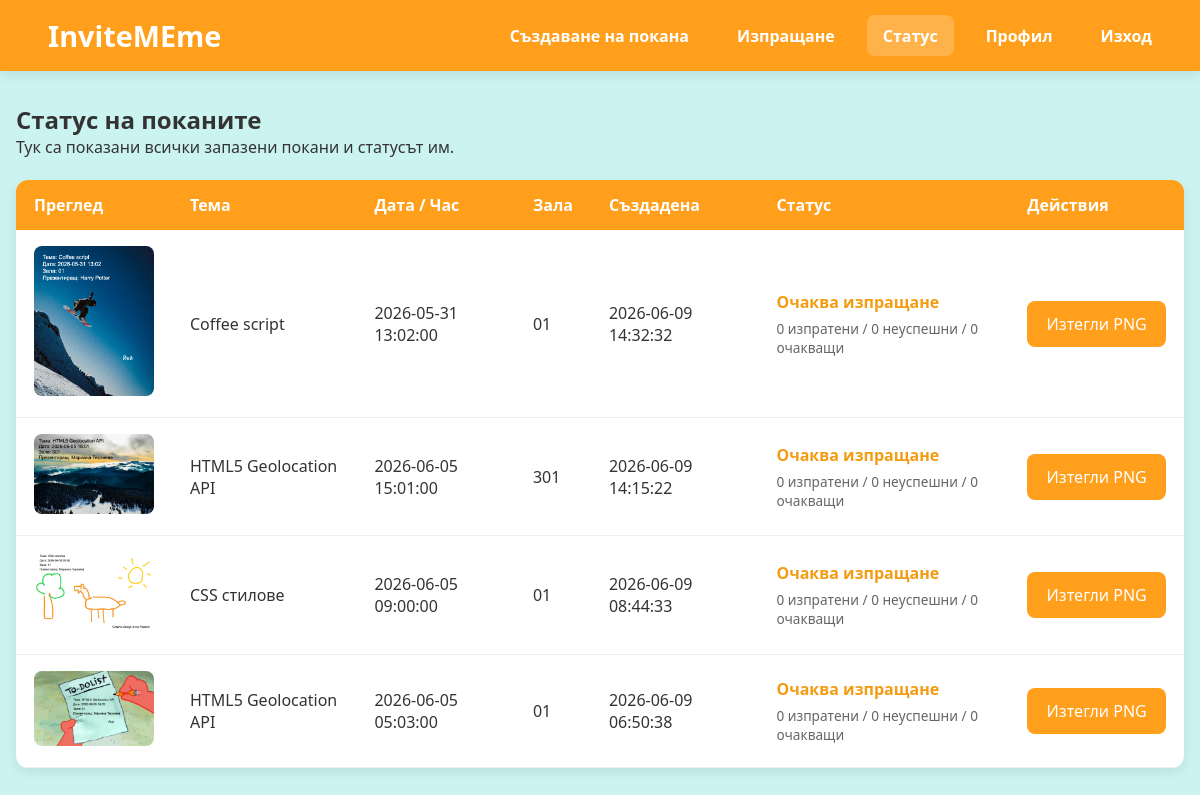
The app's page /status.php (signed in) with its own data.
### tables this page shows
CREATE TABLE IF NOT EXISTS invitations (
    id INT AUTO_INCREMENT PRIMARY KEY,
    user_id INT NOT NULL,
    edition_id INT NOT NULL,
    template_id INT NULL,

    title VARCHAR(255) NOT NULL,
    presentation_date DATE NOT NULL,
    presentation_time TIME NOT NULL,
    room VARCHAR(100) NOT NULL,
    description TEXT NULL,
    generated_image_path VARCHAR(255) NULL,

    created_at TIMESTAMP DEFAULT CURRENT_TIMESTAMP,

    FOREIGN KEY (user_id)
        REFERENCES users(id),

    FOREIGN KEY (template_id)
        REFERENCES invitation_templates(id),

    FOREIGN KEY (edition_id)
        REFERENCES course_editions(id)
);

### status.php (the view, shortened to what this page needs)
<?php
$db = (new DatabaseConnection())->getConnection();
$stmt = $db->prepare("SELECT id, title, presentation_date, presentation_time, room, generated_image_path, created_at FROM invitations WHERE user_id = :uid ORDER BY created_at DESC");
$stmt->execute([':uid' => $_SESSION['user_id']]);
$invitations = $stmt->fetchAll();
$statusMap = [];
foreach ($invitations as $inv) {
    $counts = ['pending' => 0, 'sent' => 0, 'failed' => 0];
    if ($counts['pending'] > 0) {
        $agg = 'pending';
    } elseif ($counts['failed'] > 0 && $counts['sent'] === 0) {
        $agg = 'failed';
    } elseif ($counts['sent'] > 0 && $counts['failed'] === 0) {
        $agg = 'sent';
    } elseif ($counts['sent'] > 0 && $counts['failed'] > 0) {
        $agg = 'mixed';
    } else {
        $agg = 'pending';
    }
    $statusMap[$inv['id']] = ['status' => $agg, 'counts' => $counts];
}
?>
<!DOCTYPE html>
<html lang="bg">
<head>
    <link rel="stylesheet" href="styles/edit_templates.css">
</head>
<body>
    <header>
        <div class="header-container">
            <div class="logo"><a id="home-link" href="home_student.php">InviteMEme</a></div>
            <nav>
                <ul>
                    <li><a href="create_invitation.php">Създаване на покана</a></li>
                    <li><a href="send_invitation.php">Изпращане</a></li>
                    <li><a href="#" id="active-menu">Статус</a></li>
                    <li><a href="profile.php">Профил</a></li>
                    <li><a href="auth/logout.php">Изход</a></li>
                </ul>
            </nav>
        </div>
    </header>
    <main>
        <h2>Статус на поканите</h2>
        <p>Тук са показани всички запазени покани и статусът им.</p> <br>
            <table>
                <thead>
                    <tr>
                        <th>Преглед</th>
                        <th>Тема</th>
                        <th>Дата / Час</th>
                        <th>Зала</th>
                        <th>Създадена</th>
                        <th>Статус</th>
                        <th>Действия</th>
                    </tr>
                </thead>
                <tbody>
                    <?php if (empty($invitations)): ?>
                        <tr><td colspan="7">Няма запазени покани.</td></tr>
                    <?php else: ?>
                        <?php foreach ($invitations as $inv):
                            $meta = $statusMap[$inv['id']];
                            $status = $meta['status'];
                            $counts = $meta['counts'];
                            $img = $inv['generated_image_path'];
                        ?>
                            <tr>
                                <td>
                                    <?php if ($img): ?>
                                        <img src="<?= htmlspecialchars($img) ?>" class="template-preview" alt="preview">
                                    <?php else: ?>
                                        -
                                    <?php endif; ?>
                                </td>
                                <td><?= htmlspecialchars($inv['title']) ?></td>
                                <td><?= htmlspecialchars($inv['presentation_date']) ?> <?= htmlspecialchars($inv['presentation_time']) ?></td>
                                <td><?= htmlspecialchars($inv['room']) ?></td>
                                <td><?= htmlspecialchars($inv['created_at']) ?></td>
                                <td>
                                    <?php if ($status === 'pending'): ?>
                                        <strong style="color:#f39c12;">Очаква изпращане</strong>
                                    <?php elseif ($status === 'sent'): ?>
                                        <strong style="color:green;">Изпратена</strong>
                                    <?php elseif ($status === 'failed'): ?>
                                        <strong style="color:#e74c3c;">Неуспешна</strong>
                                    <?php else: ?>
                                        <strong>Смесено</strong>
                                    <?php endif; ?>
                                    <div style="font-size:0.85rem; color:#666; margin-top:6px;">
                                        <?= $counts['sent'] ?> изпратени / <?= $counts['failed'] ?> неуспешни / <?= $counts['pending'] ?> очакващи
                                    </div>
                                </td>
                                <td class="actions">
                                    <?php if ($img && file_exists(__DIR__ . '/' . $img)): ?>
                                        <a class="btn" href="<?= htmlspecialchars($img) ?>" download>Изтегли PNG</a>
                                    <?php else: ?>
                                        -
                                    <?php endif; ?>
                                </td>
                            </tr>
                        <?php endforeach; ?>
                    <?php endif; ?>
                </tbody>
            </table>
    </main>
</body>
</html>

### styles/edit_templates.css (style rules this page uses)
:root { --orange: #ff9f1c; --light-orange: #ffbf69; --white: #ffffff; --light-cyan: #cbf3f0; --turquoise: #2ec4b6; --shadow: 0 4px 12px rgba(0, 0, 0, 0.08); }
* { margin: 0; padding: 0; box-sizing: border-box; }
body { font-family: "Segoe UI", sans-serif; background-color: var(--light-cyan); color: #333; }
header { background: var(--orange); color: white; padding: 1rem 2rem; box-shadow: var(--shadow); }
.header-container { display: flex; justify-content: space-between; align-items: center; }
.logo { font-size: 1.8rem; font-weight: bold; }
nav ul { list-style: none; display: flex; gap: 1rem; }
nav a, #home-link { text-decoration: none; color: white; font-weight: 600; padding: 0.6rem 1rem; border-radius: 8px; transition: 0.3s; }
nav a:hover, #active-menu { background-color: rgba(255, 255, 255, 0.2); }
main { max-width: 1200px; margin: 2rem auto; padding: 0 1rem; }
button.btn, a.btn { font: inherit; }
.btn { display: inline-block; background: var(--orange); color: white; text-decoration: none; padding: 0.75rem 1.2rem; border-radius: 8px; font-weight: 600; transition: 0.3s; border: none; }
table { width: 100%; border-collapse: collapse; background: white; box-shadow: var(--shadow); border-radius: 12px; overflow: hidden; }
th { background: var(--orange); color: white; padding: 14px 18px; text-align: left; }
td { padding: 16px 18px; vertical-align: middle; border-bottom: 1px solid #eee; }
img.template-preview { width: 120px; height: auto; border-radius: 8px; }
.actions { white-space: nowrap; }

### records on screen
invitations: generated_image_path (picture), title "Coffee script", presentation_date "2026-05-31", presentation_time "13:02:00", room "01", created_at "2026-06-09 14:32:32", shows "Очаква изпращане", id "0"
invitations: generated_image_path (picture), title "HTML5 Geolocation API", presentation_date "2026-06-05", presentation_time "15:01:00", room "301", created_at "2026-06-09 14:15:22", shows "Очаква изпращане", id "0"
invitations: generated_image_path (picture), title "CSS стилове", presentation_date "2026-06-05", presentation_time "09:00:00", room "01", created_at "2026-06-09 08:44:33", shows "Очаква изпращане", id "0"
invitations: generated_image_path (picture), title "HTML5 Geolocation API", presentation_date "2026-06-05", presentation_time "05:03:00", room "01", created_at "2026-06-09 06:50:38", shows "Очаква изпращане", id "0"
